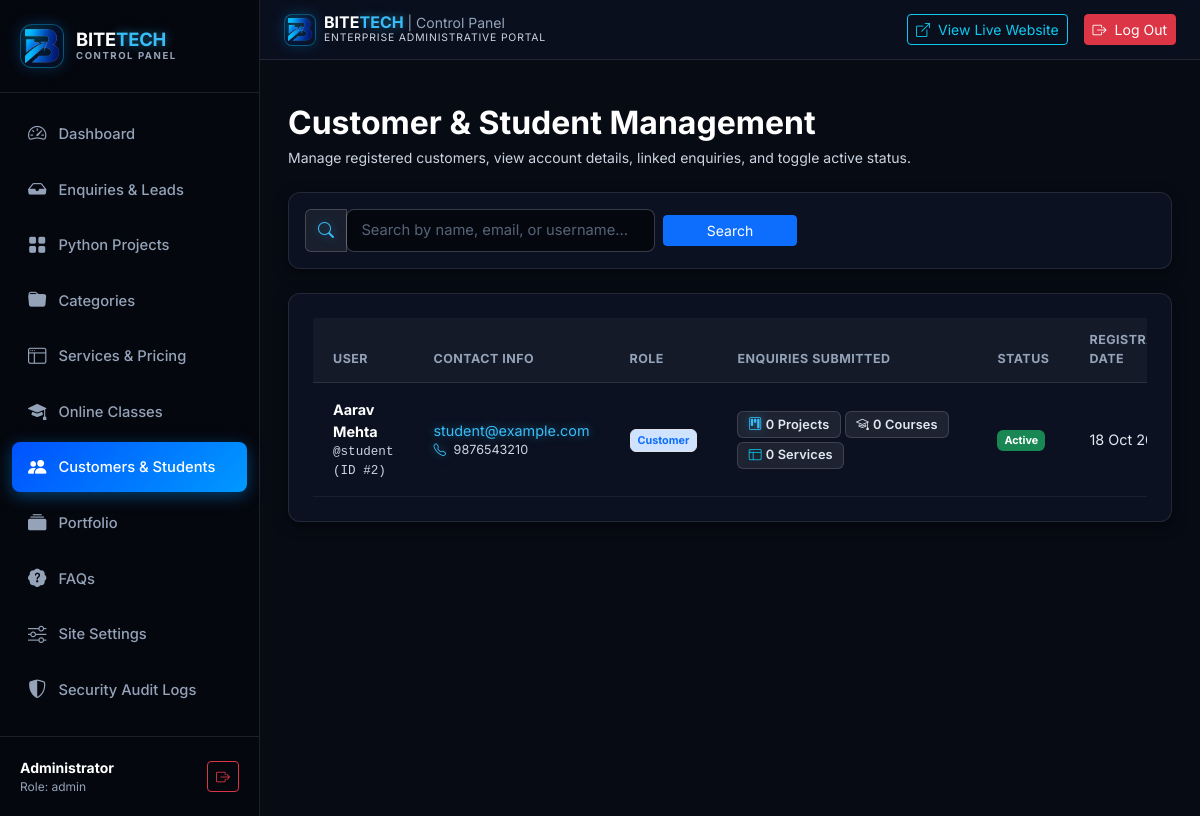
Screenshot of /admin/customers (signed in) with the database file from the repository.
### models.py (models this page shows, shortened)
class User(UserMixin, db.Model):
    __tablename__ = 'users'
    id = db.Column(db.Integer, primary_key=True)
    username = db.Column(db.String(64), unique=True, nullable=False, index=True)
    email = db.Column(db.String(120), unique=True, nullable=False, index=True)
    full_name = db.Column(db.String(120), nullable=True)
    phone = db.Column(db.String(30), nullable=True)
    password_hash = db.Column(db.String(255), nullable=False)
    role = db.Column(db.String(30), default='customer', nullable=False, index=True)  # 'admin', 'superadmin', 'customer', 'student'
    is_active = db.Column(db.Boolean, default=True, nullable=False)
    failed_logins = db.Column(db.Integer, default=0)
    locked_until = db.Column(db.DateTime, nullable=True)
    last_login = db.Column(db.DateTime, nullable=True)
    mfa_secret = db.Column(db.String(64), nullable=True)
    mfa_enabled = db.Column(db.Boolean, default=False, nullable=False)
    token_version = db.Column(db.Integer, default=1, nullable=False)
    password_changed_at = db.Column(db.DateTime, default=utc_now)
    created_at = db.Column(db.DateTime, default=utc_now)
    updated_at = db.Column(db.DateTime, default=utc_now, onupdate=utc_now)
    project_enquiries = db.relationship('ProjectEnquiry', back_populates='user', cascade='all, delete-orphan')
    course_enquiries = db.relationship('CourseEnquiry', back_populates='user', cascade='all, delete-orphan')
    service_enquiries = db.relationship('ServiceEnquiry', back_populates='user', cascade='all, delete-orphan')
    contact_messages = db.relationship('ContactMessage', back_populates='user')
    orders = db.relationship('ProjectOrder', back_populates='user', cascade='all, delete-orphan')
    reset_tokens = db.relationship('PasswordResetToken', back_populates='user', cascade='all, delete-orphan')
    @property
    def is_admin(self):
        return self.role in ('admin', 'superadmin')

### routes/admin.py (the view, shortened to what this page needs)
@admin_bp.route('/customers')
@admin_login_required
def customers():
    page = request.args.get('page', 1, type=int)
    search = request.args.get('q', '').strip()
    query = User.query.filter(User.role.in_(['customer', 'student']))
    pagination = query.order_by(User.created_at.desc()).paginate(
        page=page, per_page=15, error_out=False
    )
    return render_template(
        'admin/customers.html',
        customers=pagination.items,
        pagination=pagination,
        search=search
    )

### models.py (called while the page is built)
    @classmethod
    def get_setting(cls, key, default=''):
        try:
            item = cls.query.filter_by(key=key).first()
            return item.value if item and item.value is not None else default
        except Exception:
            return default

### security.py (called while the page is built)
def get_incident_mode():
    try:
        from models import SiteSetting
        return SiteSetting.get_setting('incident_mode', 'normal')
    except Exception:
        return 'normal'

### templates/admin/customers.html (shortened to what this page needs)
{% extends 'admin/base.html' %}
{% block content %}
<div class="d-flex align-items-center justify-content-between mb-4">
  <div>
    <h2 class="fw-bold text-white mb-1">Customer & Student Management</h2>
    <p class="text-light-silver small mb-0">Manage registered customers, view account details, linked enquiries, and toggle active status.</p>
  </div>
</div>
<div class="admin-card p-3 mb-4">
  <form method="GET" action="{{ url_for('admin.customers') }}" class="row g-2 align-items-center">
    <div class="col-md-5">
      <div class="input-group">
        <span class="input-group-text"><i class="bi bi-search text-cyan-glow"></i></span>
        <input type="text" name="q" class="form-control" placeholder="Search by name, email, or username..." value="{{ search }}">
      </div>
    </div>
    <div class="col-md-2">
      <button type="submit" class="btn btn-primary btn-sm w-100">Search</button>
    </div>
  </form>
</div>
<div class="admin-card p-4">
  <div class="table-responsive">
    <table class="table table-hover align-middle mb-0">
      <thead class="table-dark-header">
        <tr>
          <th>User</th>
          <th>Contact Info</th>
          <th>Role</th>
          <th>Enquiries Submitted</th>
          <th>Status</th>
          <th>Registration Date</th>
        </tr>
      </thead>
      <tbody>
        {% for c in customers %}
          <tr>
            <td>
              <div class="fw-bold text-white">{{ c.full_name or c.username }}</div>
              <div class="small text-light-silver font-monospace">@{{ c.username }} (ID #{{ c.id }})</div>
            </td>
            <td>
              <div><a href="mailto:{{ c.email }}" class="text-cyan-glow text-decoration-none">{{ c.email }}</a></div>
              {% if c.phone %}
                <div class="small text-light-silver"><i class="bi bi-telephone me-1 text-cyan-glow"></i> {{ c.phone }}</div>
              {% endif %}
            </td>
            <td class="text-nowrap">
              <span class="badge bg-primary-subtle text-primary border">{{ c.role|capitalize }}</span>
            </td>
            <td>
              <div class="d-flex flex-wrap gap-1 align-items-center" style="min-width: 220px;">
                <span class="badge-dark-pill small"><i class="bi bi-kanban text-cyan-glow me-1"></i>{{ c.project_enquiries|length }} Projects</span>
                <span class="badge-dark-pill small"><i class="bi bi-mortarboard text-purple me-1"></i>{{ c.course_enquiries|length }} Courses</span>
                <span class="badge-dark-pill small"><i class="bi bi-window-sidebar text-info me-1"></i>{{ c.service_enquiries|length }} Services</span>
              </div>
            </td>
            <td class="text-nowrap">
              {% if c.is_active %}
                <span class="badge bg-success">Active</span>
              {% else %}
                <span class="badge bg-danger">Deactivated</span>
              {% endif %}
            </td>
            <td class="small text-light-silver text-nowrap">{{ c.created_at.strftime('%d %b %Y, %H:%M') }}</td>
          </tr>
        {% else %}
          <tr>
            <td colspan="7" class="text-center py-4 text-light-silver">
              No registered customer or student accounts found.
            </td>
          </tr>
        {% endfor %}
      </tbody>
    </table>
  </div>
</div>
{% endblock %}

### static/css/admin.css (style rules this page uses)
:root { --admin-sidebar-bg: #05070E; --admin-sidebar-hover: #111A2E; --admin-sidebar-active: #0052FF; --admin-bg: #070B14; --admin-card-bg: #0B1120; --admin-border: rgba(255, 255, 255, 0.10); --admin-text-main: #FFFFFF; --admin-text-muted: #94A3B8; --admin-primary: #0052FF; --admin-cyan: #00D2FF; }
body.admin-body { background-color: var(--admin-bg); color: var(--admin-text-main); font-family: 'Inter', -apple-system, sans-serif; min-height: 100vh; display: flex; }
.admin-card { background: var(--admin-card-bg); border: 1px solid var(--admin-border); border-radius: 12px; box-shadow: 0 4px 14px rgba(0, 0, 0, 0.5); overflow: hidden; margin-bottom: 1.75rem; }
.table-responsive { margin: 0; }
.table { margin-bottom: 0; vertical-align: middle; color: #FFFFFF !important; }
.table th { background-color: rgba(255, 255, 255, 0.03) !important; font-size: 0.78rem; font-weight: 700; text-transform: uppercase; letter-spacing: 0.04em; color: #94A3B8 !important; padding: 0.85rem 1.25rem; border-bottom: 1px solid var(--admin-border) !important; }
.table td { padding: 1rem 1.25rem; color: #E2E8F0 !important; font-size: 0.9rem; border-bottom: 1px solid rgba(255, 255, 255, 0.06) !important; background-color: transparent !important; }
.text-cyan-glow { color: #38BDF8 !important; text-shadow: 0 0 10px rgba(56, 189, 248, 0.5); }
.text-light-silver { color: #CBD5E1 !important; }
.badge, .badge-dark-pill, .badge-price, .badge-demo, .badge-level, .status-badge { display: inline-flex !important; align-items: center !important; justify-content: center !important; white-space: nowrap !important; vertical-align: middle !important; line-height: 1.25 !important; box-decoration-break: clone !important; -webkit-box-decoration-break: clone !important; }
.badge-dark-pill { background: rgba(255, 255, 255, 0.08) !important; color: #E2E8F0 !important; border: 1px solid rgba(255, 255, 255, 0.14) !important; font-weight: 600; padding: 0.28rem 0.65rem !important; border-radius: 6px !important; font-size: 0.8rem; letter-spacing: 0.01em; }
.table-dark-header th { background-color: rgba(255, 255, 255, 0.04) !important; color: #94A3B8 !important; font-size: 0.78rem; font-weight: 700; text-transform: uppercase; letter-spacing: 0.04em; border-bottom: 1px solid var(--admin-border) !important; }
.form-control, .form-select { background-color: #05070E !important; color: #FFFFFF !important; border: 1px solid rgba(255, 255, 255, 0.18) !important; border-radius: 8px !important; padding: 0.6rem 0.9rem !important; font-size: 0.92rem !important; transition: all 0.2s ease !important; }
.form-control::placeholder { color: #64748B !important; opacity: 0.85; }
.input-group-text { background-color: rgba(255, 255, 255, 0.06) !important; color: #38BDF8 !important; border-color: rgba(255, 255, 255, 0.18) !important; }
h1, h2, h3, h4, h5, h6 { color: #FFFFFF; }
button, .btn, [role="button"], [data-bs-toggle], [data-bs-dismiss], .nav-link { cursor: pointer !important; touch-action: manipulation; }

### rows the page displays
User: full_name "Aarav Mehta", username "student", id "2", email "student@example.com", phone "9876543210", role "Customer", project_enquiries|length "0", course_enquiries|length "0", service_enquiries|length "0", is_active "Active", created_at "18 Oct…"

### other values shown
{{ session.get('admin_username', 'Administrator') }} "Administrator"
{{ session.get('admin_role', 'admin') }} "admin"
